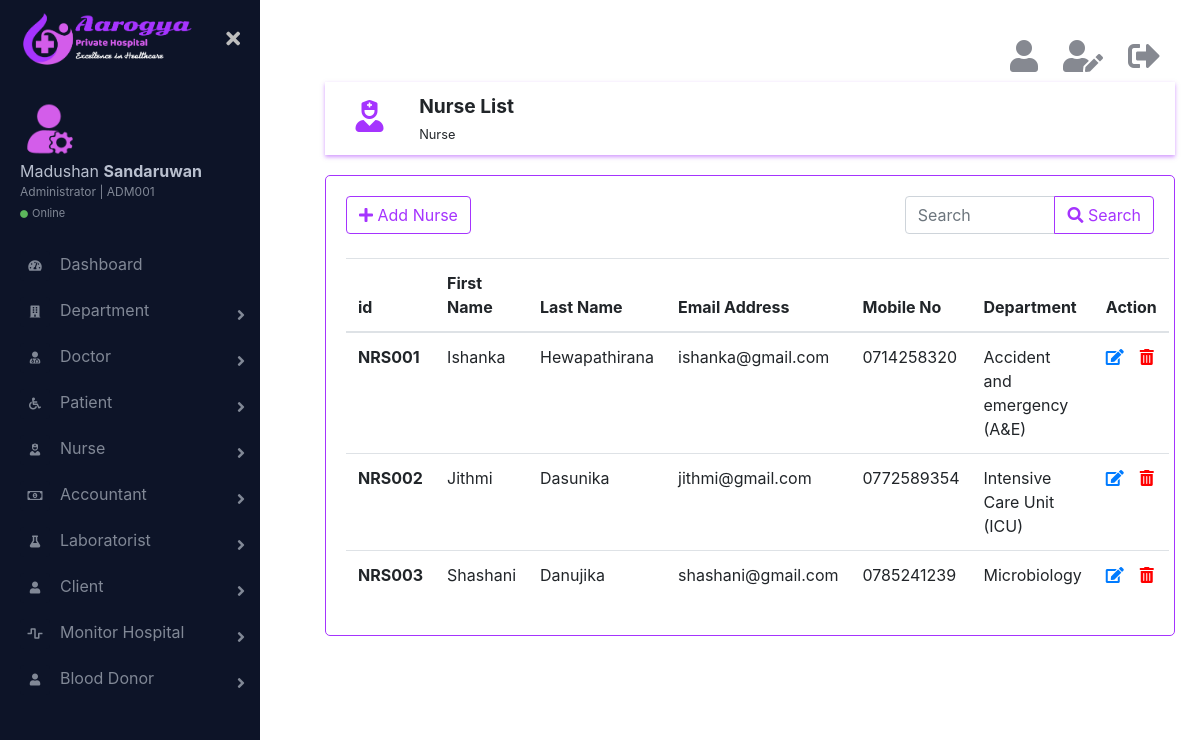
/html/nurseList.php (signed in), run on the app's committed database.
### tables this page shows
CREATE TABLE IF NOT EXISTS `nurse` (
  `id` char(6) NOT NULL,
  `firstName` varchar(20) NOT NULL,
  `lastName` varchar(20) NOT NULL,
  `email` varchar(100) NOT NULL,
  `mobile` char(10) NOT NULL,
  `department` char(3) NOT NULL,
  `is_deleted` int(11) NOT NULL,
  PRIMARY KEY (`id`)
);

CREATE TABLE IF NOT EXISTS `department` (
  `id` char(3) NOT NULL,
  `name` varchar(50) NOT NULL,
  `description` text NOT NULL,
  `department_head` char(6) NOT NULL,
  `is_deleted` int(11) NOT NULL,
  PRIMARY KEY (`id`)
);

### html/nurseList.php (the view, shortened to what this page needs)
<?php
    require_once('../connection/connection.php');
?>
<!DOCTYPE html>
<html lang="en">
    <head>
        <link rel="stylesheet" href="../css/bootstrap.min.css">
        <link href="https://cdnjs.cloudflare.com/ajax/libs/font-awesome/5.10.0-11/css/all.css" rel="stylesheet">
        <link href="../css/main.css" rel="stylesheet">
    </head>
    <body>
        <div class="page-wrapper chiller-theme toggled">
            <?php
                require_once('sidebar.php');
            ?>
            <main class="page-content">
                <div class="container">
                    <?php
                        require_once('logoutbar.php');
                    ?>
                    <div class="row topic">
                        <div class="col-md-1 topic-logo">
                            <i class="fas fa-user-nurse fa-2x"></i>
                        </div>
                        <div class="col-md-11">
                            <span class="font-weight-bold"><big>Nurse List</big><br><small>Nurse</small></span>
                        </div>
                    </div>
                    <div class="row">
                        <div class="col-md-12 form">
                            <div class="row">
                                <div class="col-md-8">
                                    <a href="addNurse.php" ><button type="button" class="btn btn-outline-primary"><i class="fas fa-plus"></i>  Add Nurse</button></a>
                                </div>
                                <div class="col-md-4">
                                    <div class="input-group">
                                        <input type="search" class="form-control" placeholder="Search">
                                        <div class="input-group-append">
                                            <button class="btn btn-outline-primary" type="button"><i class="fas fa-search"></i> Search</button>
                                        </div>
                                    </div>
                                </div>
                            </div>
                            <br>
                            <table class="table">
                              <thead>
                                  <tr>
                                      <th scope="col">id</th>
                                      <th scope="col">First Name</th>
                                      <th scope="col">Last Name</th>
                                      <th scope="col">Email Address</th>
                                      <th scope="col">Mobile No</th>
                                      <th scope="col">Department</th>
                                      <?php
                                        if($_SESSION['role'] == 'admin'){
                                            echo "<th scope='col'>Action</th>";
                                        }
                                    ?>
                                  </tr>
                              </thead>
                              <tbody>
                                  <?php
                                    $query = "SELECT nu.*, de.name as dName FROM `nurse` nu,`department` de  WHERE nu.is_deleted = 0 AND de.id = nu.department ORDER BY `id`";
                                    $result_set = mysqli_query($con,$query);
                                    if (mysqli_num_rows($result_set) >= 1) {
                                        while($nur = mysqli_fetch_assoc($result_set)){
                                            echo "<tr>";
                                            echo "<th scope='row'>".$nur['id']."</th>";
                                            echo "<td>".$nur['firstName']."</td>";
                                            echo "<td>".$nur['lastName']."</td>";
                                            echo "<td>".$nur['email']."</td>";
                                            echo "<td>".$nur['mobile']."</td>";
                                            echo "<td>".$nur['dName']."</td>";
                                            if($_SESSION['role'] == 'admin'){
                                                echo "<td><a href=\"#\"><i class='fas fa-edit mr-3' data-toggle='tooltip' title='Edit'></i></a><a href='nurseList.php?id={$nur['id']}' onclick=\"return confirm('Are you sure to delete this information ?');\"><i class='fas fa-trash-alt' data-toggle='tooltip' title='Delete' style='color:red;'></i></a></td>";
                                            }
                                            echo "</tr>";
                                        }
                                    } else {
                                        echo "<tr><td><h4 class='text-danger'>No records</h4></td></tr>";
                                    }
                                  ?>
                              </tbody>
                            </table>
                        </div>
                    </div>
                </div>
            </main>
        </div>
    </body>
</html>

### css/main.css (style rules this page uses)
.page-wrapper { height: 100vh; }
@media screen and (min-width: 700px) { .page-wrapper.toggled .page-content { padding-left: 300px; } }
.page-wrapper .page-content { display: inline-block; width: 100%; padding-left: 0px; padding-top: 20px; }
.page-wrapper .page-content > div { padding: 20px 40px; }
.page-wrapper .page-content { overflow-x: hidden; }
.topic { box-shadow: 0 2px 4px rgba(165, 52, 254, 0.5); padding: 10px; }
.topic-logo { display: inline-block; text-align: center; color: rgb(165, 52, 254); margin-top: 8px; }
.form { margin-top: 20px; border: 1px solid rgb(165, 52, 254); border-radius: 5px; padding: 20px; }

### data on the page
nurse: id "NRS001", firstName "Ishanka", lastName "Hewapathirana", email "ishanka@gmail.com", mobile "0714258320", department.name "Accident and emergency (A&E)"
nurse: id "NRS002", firstName "Jithmi", lastName "Dasunika", email "jithmi@gmail.com", mobile "0772589354", department.name "Intensive Care Unit (ICU)"
nurse: id "NRS003", firstName "Shashani", lastName "Danujika", email "shashani@gmail.com", mobile "0785241239", department.name "Microbiology"

### other printed values
$_SESSION['firstName'] "Madushan"
$_SESSION['lastName'] "Sandaruwan"
$_SESSION['id'] "ADM001"
